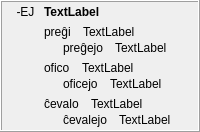
            <widget class="QFrame" name="frame_29">
             <property name="frameShape">
              <enum>QFrame::Box</enum>
             </property>
             <property name="frameShadow">
              <enum>QFrame::Raised</enum>
             </property>
             <layout class="QHBoxLayout" name="horizontalLayout_21">
              <property name="topMargin">
               <number>3</number>
              </property>
              <property name="bottomMargin">
               <number>3</number>
              </property>
              <item>
               <widget class="QLabel" name="label_393">
                <property name="sizePolicy">
                 <sizepolicy hsizetype="Maximum" vsizetype="Preferred">
                  <horstretch>0</horstretch>
                  <verstretch>0</verstretch>
                 </sizepolicy>
                </property>
                <property name="text">
                 <string> -EJ </string>
                </property>
                <property name="alignment">
                 <set>Qt::AlignHCenter|Qt::AlignTop</set>
                </property>
                <property name="tipo" stdset="0">
                 <string>afikso</string>
                </property>
               </widget>
              </item>
              <item>
               <layout class="QVBoxLayout" name="verticalLayout_385">
                <item>
                 <widget class="QLabel" name="Lec08_Label647">
                  <property name="styleSheet">
                   <string notr="true">font-weight: bold;</string>
                  </property>
                  <property name="text">
                   <string>TextLabel</string>
                  </property>
                  <property name="wordWrap">
                   <bool>true</bool>
                  </property>
                 </widget>
                </item>
                <item>
                 <layout class="QVBoxLayout" name="verticalLayout_30">
                  <item>
                   <layout class="QVBoxLayout" name="verticalLayout_388"/>
                  </item>
                  <item>
                   <layout class="QVBoxLayout" name="verticalLayout_381">
                    <item>
                     <layout class="QVBoxLayout" name="verticalLayout_386">
                      <property name="spacing">
                       <number>2</number>
                      </property>
                      <item>
                       <layout class="QHBoxLayout" name="horizontalLayout_635">
                        <property name="spacing">
                         <number>12</number>
                        </property>
                        <item>
                         <widget class="neklakebla_nova" name="Lec08_Button626">
                          <property name="text">
                           <string>preĝi</string>
                          </property>
                          <property name="wordWrap">
                           <bool>true</bool>
                          </property>
                         </widget>
                        </item>
                        <item>
                         <widget class="QLabel" name="Lec08_Label649">
                          <property name="sizePolicy">
                           <sizepolicy hsizetype="Expanding" vsizetype="Preferred">
                            <horstretch>0</horstretch>
                            <verstretch>0</verstretch>
                           </sizepolicy>
                          </property>
                          <property name="text">
                           <string>TextLabel</string>
                          </property>
                          <property name="wordWrap">
                           <bool>true</bool>
                          </property>
                         </widget>
                        </item>
                       </layout>
                      </item>
                      <item>
                       <layout class="QHBoxLayout" name="horizontalLayout_636">
                        <property name="spacing">
                         <number>12</number>
                        </property>
                        <item>
                         <widget class="label_sago_reversa" name="label_396">
                          <property name="sizePolicy">
                           <sizepolicy hsizetype="Maximum" vsizetype="Preferred">
                            <horstretch>0</horstretch>
                            <verstretch>0</verstretch>
                           </sizepolicy>
                          </property>
                          <property name="text">
                           <string/>
                          </property>
                          <property name="pixmap">
                           <pixmap resource="ikonoj.qrc">:/ikonoj/sago_revena.png</pixmap>
                          </property>
                         </widget>
                        </item>
                        <item>
                         <widget class="neklakebla_nova" name="Lec08_Button631">
                          <property name="text">
                           <string>preĝejo</string>
                          </property>
                          <property name="wordWrap">
                           <bool>true</bool>
                          </property>
                         </widget>
                        </item>
                        <item>
                         <widget class="QLabel" name="Lec08_Label656">
                          <property name="sizePolicy">
                           <sizepolicy hsizetype="Expanding" vsizetype="Preferred">
                            <horstretch>0</horstretch>
                            <verstretch>0</verstretch>
                           </sizepolicy>
                          </property>
                          <property name="text">
                           <string>TextLabel</string>
                          </property>
                          <property name="wordWrap">
                           <bool>true</bool>
                          </property>
                         </widget>
                        </item>
                       </layout>
                      </item>
                     </layout>
                    </item>
                    <item>
                     <layout class="QVBoxLayout" name="verticalLayout_387">
                      <property name="spacing">
                       <number>2</number>
                      </property>
                      <item>
                       <layout class="QHBoxLayout" name="horizontalLayout_637">
                        <property name="spacing">
                         <number>12</number>
                        </property>
                        <item>
                         <widget class="neklakebla_nova" name="Lec08_Button56">
                          <property name="text">
                           <string>ofico</string>
                          </property>
                          <property name="wordWrap">
                           <bool>true</bool>
                          </property>
                         </widget>
                        </item>
                        <item>
                         <widget class="QLabel" name="Lec08_Label64">
                          <property name="sizePolicy">
                           <sizepolicy hsizetype="Expanding" vsizetype="Preferred">
                            <horstretch>0</horstretch>
                            <verstretch>0</verstretch>
                           </sizepolicy>
                          </property>
                          <property name="text">
                           <string>TextLabel</string>
                          </property>
                          <property name="wordWrap">
                           <bool>true</bool>
                          </property>
                         </widget>
                        </item>
                       </layout>
                      </item>
                      <item>
                       <layout class="QHBoxLayout" name="horizontalLayout_638">
                        <property name="spacing">
                         <number>12</number>
                        </property>
                        <item>
                         <widget class="label_sago_reversa" name="label_399">
                          <property name="sizePolicy">
                           <sizepolicy hsizetype="Maximum" vsizetype="Preferred">
                            <horstretch>0</horstretch>
                            <verstretch>0</verstretch>
                           </sizepolicy>
                          </property>
                          <property name="text">
                           <string/>
                          </property>
                          <property name="pixmap">
                           <pixmap resource="ikonoj.qrc">:/ikonoj/sago_revena.png</pixmap>
                          </property>
                         </widget>
                        </item>
                        <item>
                         <widget class="neklakebla_nova" name="Lec08_Button55">
                          <property name="text">
                           <string>oficejo</string>
                          </property>
                          <property name="wordWrap">
                           <bool>true</bool>
                          </property>
                         </widget>
                        </item>
                        <item>
                         <widget class="QLabel" name="Lec08_Label65">
                          <property name="sizePolicy">
                           <sizepolicy hsizetype="Expanding" vsizetype="Preferred">
                            <horstretch>0</horstretch>
                            <verstretch>0</verstretch>
                           </sizepolicy>
                          </property>
                          <property name="text">
                           <string>TextLabel</string>
                          </property>
                          <property name="wordWrap">
                           <bool>true</bool>
                          </property>
                         </widget>
                        </item>
                       </layout>
                      </item>
                     </layout>
                    </item>
                   </layout>
                  </item>
                 </layout>
                </item>
                <item>
                 <layout class="QVBoxLayout" name="verticalLayout_389">
                  <property name="spacing">
                   <number>2</number>
                  </property>
                  <item>
                   <layout class="QHBoxLayout" name="horizontalLayout_639">
                    <property name="spacing">
                     <number>12</number>
                    </property>
                    <item>
                     <widget class="neklakebla_nova" name="Lec08_Button49">
                      <property name="text">
                       <string>ĉevalo</string>
                      </property>
                      <property name="wordWrap">
                       <bool>true</bool>
                      </property>
                     </widget>
                    </item>
                    <item>
                     <widget class="QLabel" name="Lec08_Label58">
                      <property name="sizePolicy">
                       <sizepolicy hsizetype="Expanding" vsizetype="Preferred">
                        <horstretch>0</horstretch>
                        <verstretch>0</verstretch>
                       </sizepolicy>
                      </property>
                      <property name="text">
                       <string>TextLabel</string>
                      </property>
                      <property name="wordWrap">
                       <bool>true</bool>
                      </property>
                     </widget>
                    </item>
                   </layout>
                  </item>
                  <item>
                   <layout class="QHBoxLayout" name="horizontalLayout_640">
                    <property name="spacing">
                     <number>12</number>
                    </property>
                    <item>
                     <widget class="label_sago_reversa" name="label_402">
                      <property name="sizePolicy">
                       <sizepolicy hsizetype="Maximum" vsizetype="Preferred">
                        <horstretch>0</horstretch>
                        <verstretch>0</verstretch>
                       </sizepolicy>
                      </property>
                      <property name="text">
                       <string/>
                      </property>
                      <property name="pixmap">
                       <pixmap resource="ikonoj.qrc">:/ikonoj/sago_revena.png</pixmap>
                      </property>
                     </widget>
                    </item>
                    <item>
                     <widget class="neklakebla_nova" name="Lec08_Button54">
                      <property name="text">
                       <string>ĉevalejo</string>
                      </property>
                      <property name="wordWrap">
                       <bool>true</bool>
                      </property>
                     </widget>
                    </item>
                    <item>
                     <widget class="QLabel" name="Lec08_Label63">
                      <property name="sizePolicy">
                       <sizepolicy hsizetype="Expanding" vsizetype="Preferred">
                        <horstretch>0</horstretch>
                        <verstretch>0</verstretch>
                       </sizepolicy>
                      </property>
                      <property name="text">
                       <string>TextLabel</string>
                      </property>
                      <property name="wordWrap">
                       <bool>true</bool>
                      </property>
                     </widget>
                    </item>
                   </layout>
                  </item>
                 </layout>
                </item>
               </layout>
              </item>
             </layout>
            </widget>
